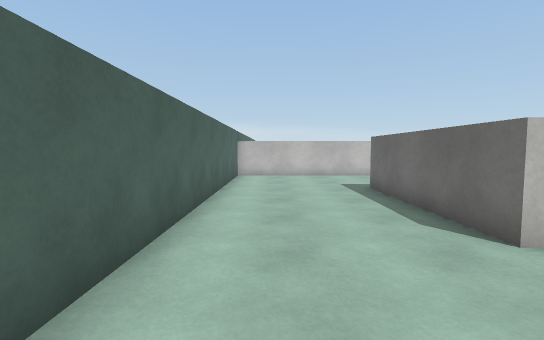
View 1 (above)

24 first-person views from a walk through a Unity game level. The camera is 1.3 m above the floor, tilts 4° down and sees 85° across. The floor is counted in squares, 1 m on a side. Each view is taken from the middle of a square. On the plan, view 1 faces up. The plan holds only what a view shows up to about 14 squares ahead; the rest is blank. The place goes on beyond the plan. The player is left out. Surface patterns are stand-ins for the level's own textures.

View 2
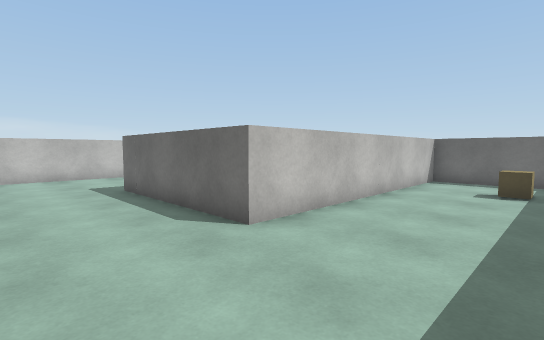

View 3
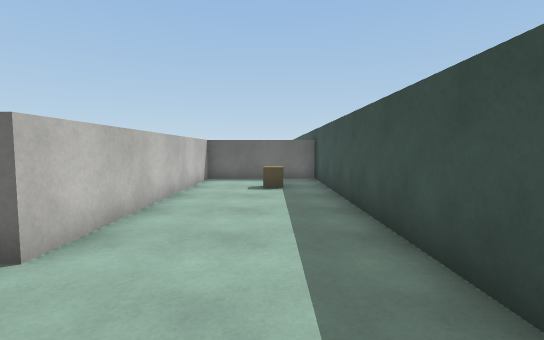

View 4
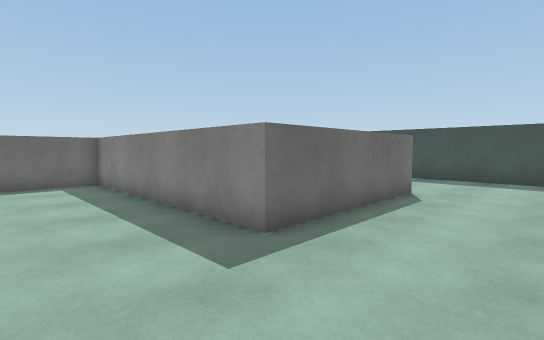

View 5
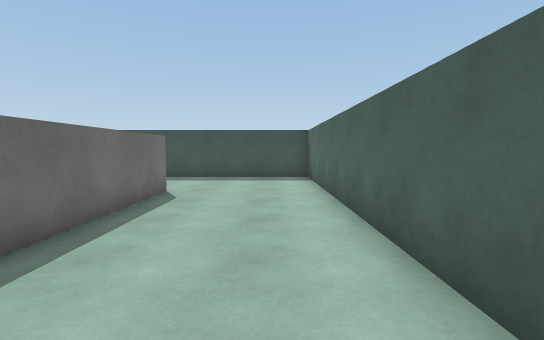

View 6
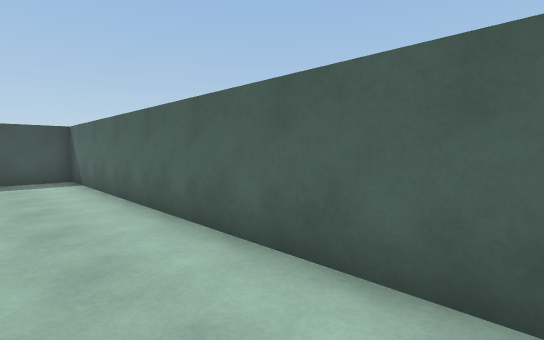

View 7
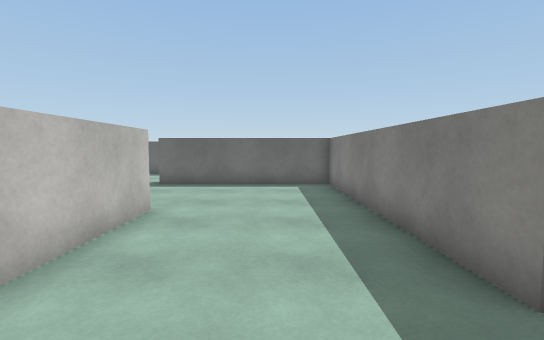

View 8
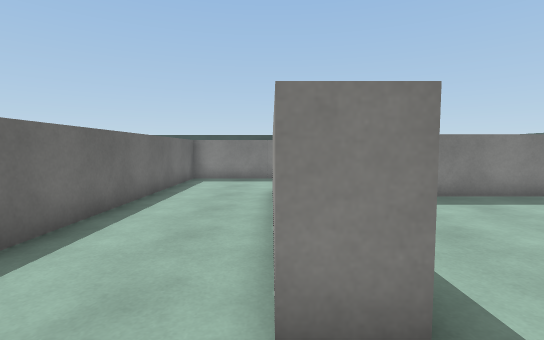

View 9
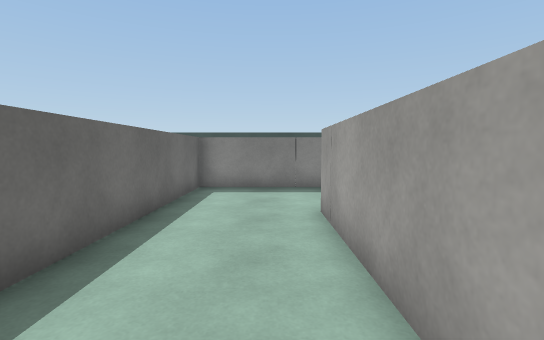

View 10
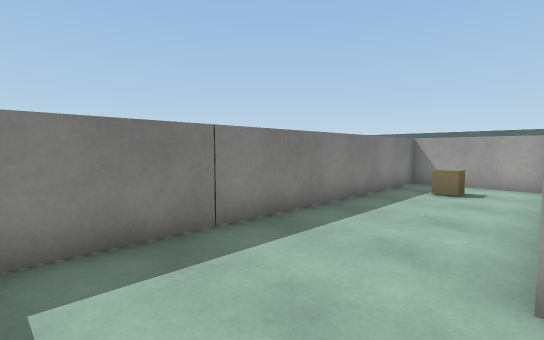

View 11
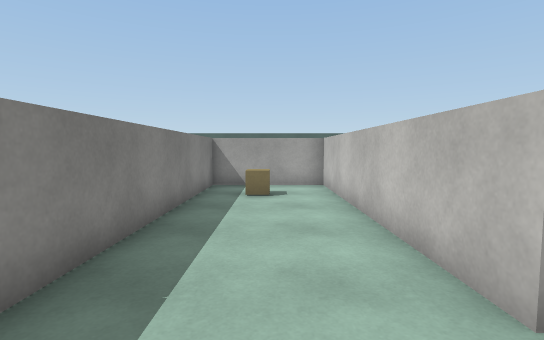

View 12
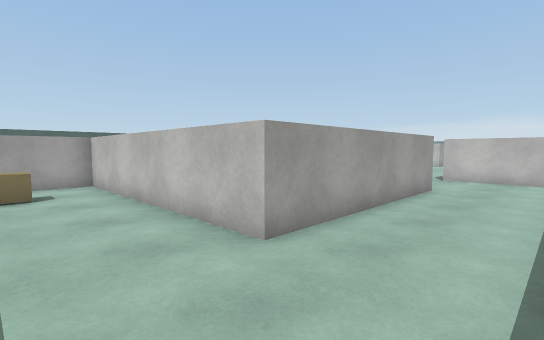

View 13
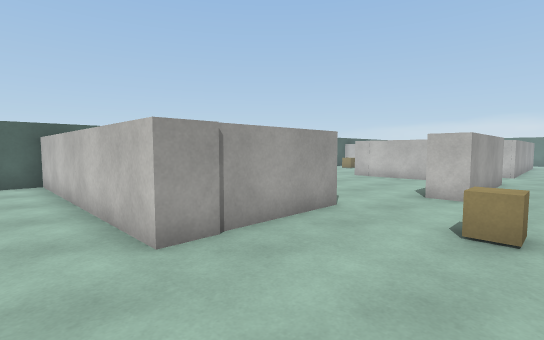

View 14
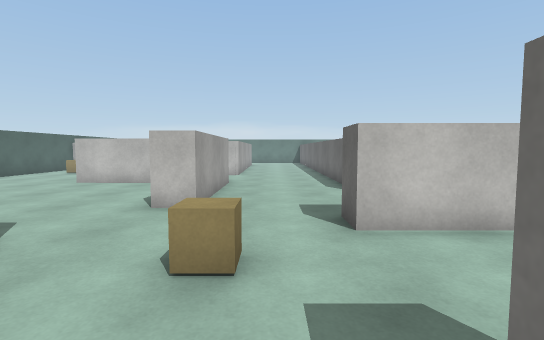

View 15
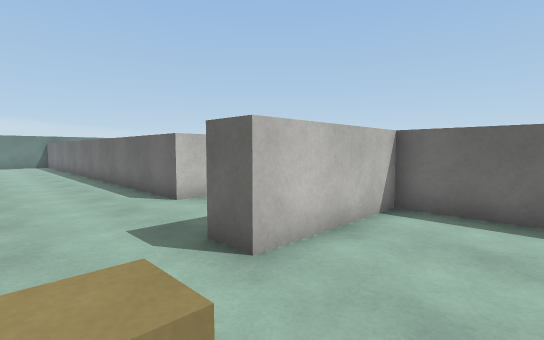

View 16
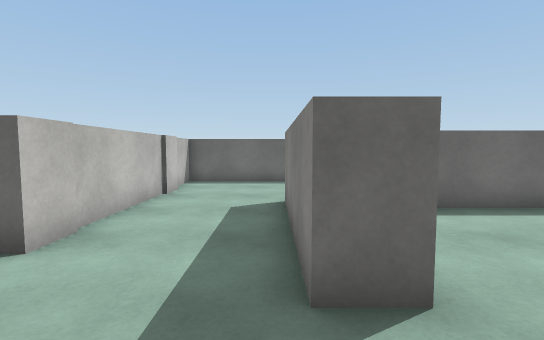

View 17
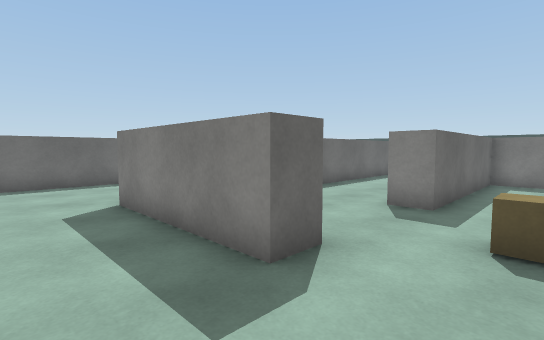

View 18
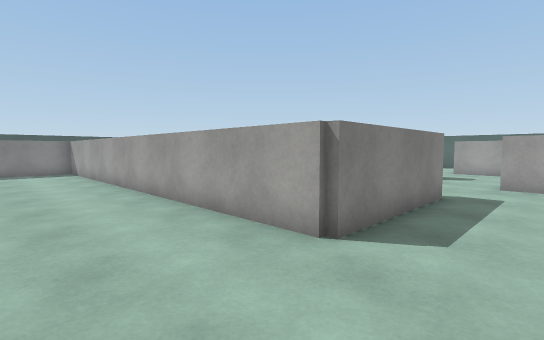

View 19
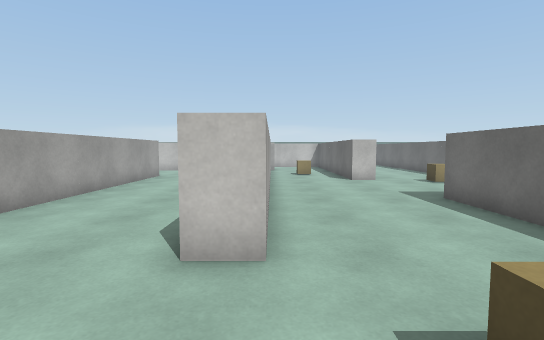

View 20
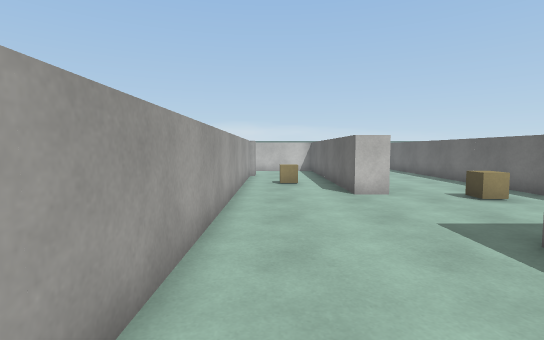

View 21
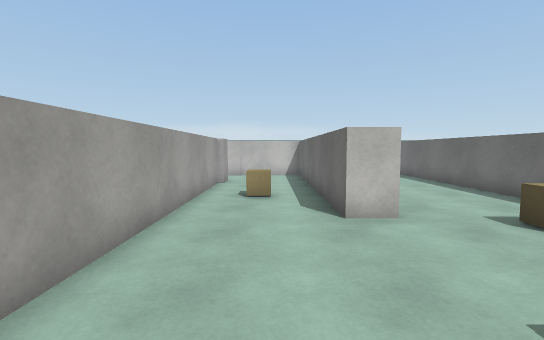

View 22
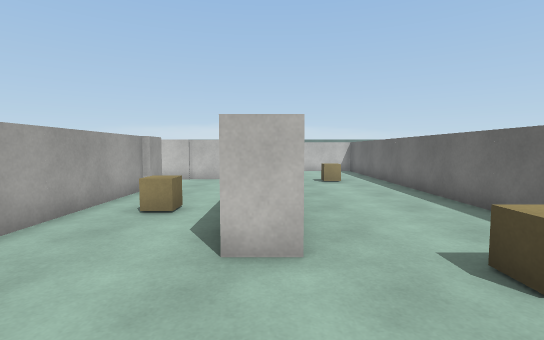

View 23
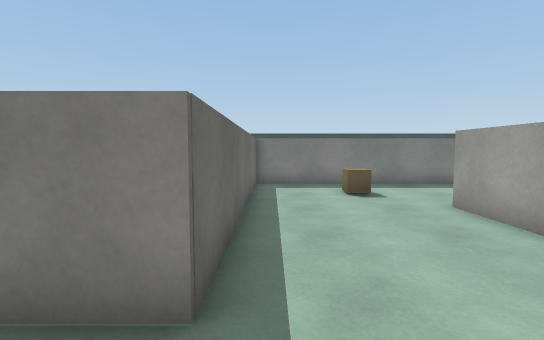

View 24
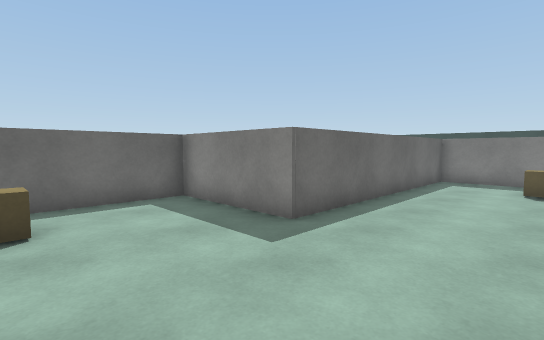

### Floor plan
Points are (right, up) in squares from view 1. A wall is a line through its corners. A room is listed if a view was taken in it or the views show most of it. See-through windows are left out.
Room 1 (views 1, 2, 3, 4, 5, 6, 7, 8, 9, 10, 11, 12, 13, 14, 15, 16, 17)
walls: (7.2, 19) (7.2, 14.6) (-1.7, 14.6) (-1.7, -0.9) (13.4, -0.9); (14.6, 24.1) (13.6, 24.1) (13.6, 30.5); (9.3, 26.5) (9.3, 21.5) (8.2, 21.5); (13, -0.9) (13, 3.8) (3.3, 3.8) (3.3, 9.9) (12, 9.9) (12, 16.2) (13, 16.2) (13, 8.9) (4.3, 8.9) (4.3, 4.8) (16.5, 4.8) (16.5, 19.7) (12.3, 19.7) (12.3, 20.7) (17.5, 20.7); (18.4, 24.1) (14.8, 24.1); (9.3, 30.5) (9.3, 29.9) (8.9, 29.9)
ways out: opening at (18.5, 22.5) to room 2; opening at (7.5, 20.5)
objects: cube (6, 7); cube (10, 1); cube (10, 18)
Room 2 (views 18, 19, 20, 21, 22, 23, 24)
walls: (21.9, 19.1) (21.9, 24.3) (20.4, 24.3); (27.5, 18.5) (26.4, 18.5) (26.4, 26.8); (17.5, 20.7) (17.5, 6.6); (22.9, 24.4) (22.9, 9.4) (21.9, 9.4); (19.6, 24.1) (18.4, 24.1); (23.2, 25.4) (23.2, 24.2); (24.8, 27.9) (22.2, 27.9); (19.2, 4.8) (27.6, 4.8) (27.6, 13.9) (31.6, 13.9) (31.6, 29)
ways out: opening at (18.5, 22.5) to room 1
objects: cube (24, 7); cube (25, 21); cube (29, 27); cube (30, 18)

Positions as (right, up) in squares from view 1, and headings:
1: (0, 0), facing up
2: (0, 0), facing up-right
3: (0, 1), facing right
4: (0, 13), facing down-right
5: (0, 13), facing down
6: (1, 13), facing down-left
7: (1, 12), facing right
8: (13, 18), facing down
9: (14, 15), facing down
10: (16, 9), facing down-left
11: (15, 7), facing left
12: (16, 6), facing up-left
13: (11, 13), facing up-left
14: (11, 15), facing up
15: (10, 17), facing up-right
16: (10, 21), facing right
17: (10, 23), facing down-right
18: (21, 23), facing down-left
19: (23, 6), facing up
20: (24, 10), facing up
21: (25, 13), facing up
22: (27, 15), facing up
23: (27, 16), facing down
24: (24, 18), facing down-right
